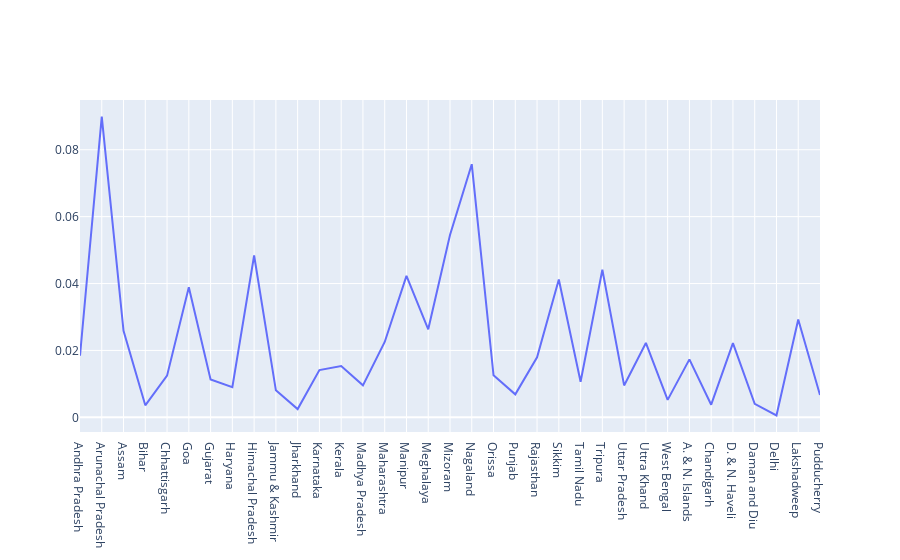

Here is the notebook cell this chart was saved with:
### Markdown cell above
# Drawing a line chart using Plotly to show thr construction of roads per population in the states :

### Code cell
import plotly.graph_objects as go

fig = go.Figure(data=go.Scatter(x = final_df['State Name'], y = final_df['Roads_per_population']))
fig.show()

### Figure 1 — Plotly figure (JSON) as saved in the notebook; plotly's stock layout.template omitted (floating-point values rounded to 4 significant figures)
{"data": [{"type": "scatter", "x": [" Andhra Pradesh", " Arunachal Pradesh", " Assam", " Bihar", " Chhattisgarh", " Goa", " Gujarat", " Haryana", " Himachal Pradesh", " Jammu & Kashmir ", " Jharkhand", " Karnataka", " Kerala", " Madhya Pradesh", " Maharashtra", " Manipur", " Meghalaya", " Mizoram", " Nagaland", " Orissa", " Punjab", " Rajasthan", " Sikkim", " Tamil Nadu", " Tripura", " Uttar Pradesh", " Uttra Khand", " West Bengal", " A. & N. Islands", " Chandigarh", " D. & N. Haveli", " Daman and Diu", " Delhi", " Lakshadweep", " Pudducherry"], "y": [0.01844, 0.0899, 0.02587, 0.003592, 0.01247, 0.03887, 0.0113, 0.009047, 0.04838, 0.008086, 0.002467, 0.01414, 0.01532, 0.00957, 0.02254, 0.0423, 0.02632, 0.05453, 0.07568, 0.01256, 0.006878, 0.01794, 0.04122, 0.01065, 0.04412, 0.009545, 0.02224, 0.005225, 0.01734, 0.003783, 0.02219, 0.004051, 0.0005846, 0.02927, 0.006657]}], "layout": {}}
